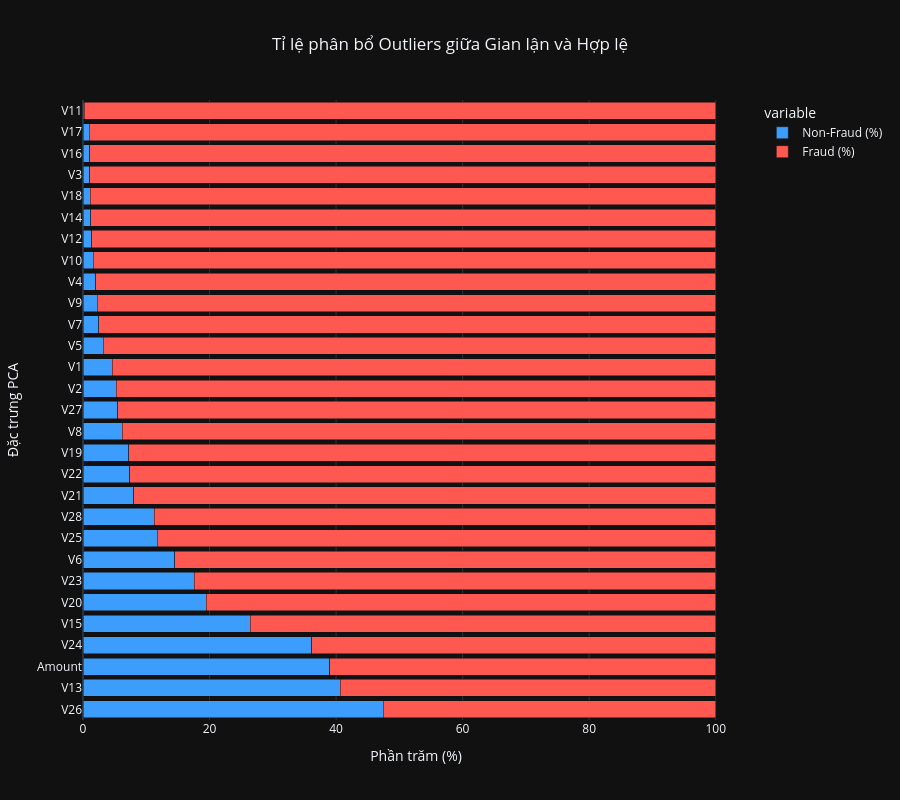

The notebook cell this image was saved under:
### Markdown cell above
1.   Hai đường cong tách rời nhau (Separated)
Đỉnh của đường Fraud nằm lệch hẳn so với đỉnh của đường Non-Fraud (ví dụ ở các biến $V14, V12, V17$) Biến này rất mạnh để dự đoán
2.   Hai đường cong trùng khít lên nhau (Overlapped)
Nếu hai đường gần như nhập làm một (ví dụ thường thấy ở $V13, V15, V22, V26$), thì biến đó rất "Yếu".
3.   Hình dáng đường cong (Skewness)
Nếu đường cong của Fraud nhọn và cao, trong khi Non-Fraud bè ra, điều đó cho thấy hành vi của tội phạm rất tập trung ở một dải giá trị nhất định, khác hẳn với sự đa dạng của người dùng bình thường.

### Code cell
features = df_eda.iloc[:, 1:-2]
z_scores_array = np.abs(stats.zscore(features))
outlier_mask = pd.DataFrame(z_scores_array > 3, columns=features.columns, index=features.index)
ol_df2 = outlier_mask.groupby(df_eda['Class']).sum().T
ol_df2.columns = ['Class 0', 'Class 1']

# 1. Tính toán tỉ lệ Outliers trên mỗi lớp (Ratio = Số Outliers / Tổng số mẫu của lớp đó)
# Giúp so sánh công bằng vì số lượng Class 0 lớn hơn Class 1 rất nhiều
count_0 = df_eda['Class'].value_counts()[0]
count_1 = df_eda['Class'].value_counts()[1]

ol_df2['Ratio 0'] = ol_df2['Class 0'] / count_0
ol_df2['Ratio 1'] = ol_df2['Class 1'] / count_1

# 2. Tính phần trăm đóng góp của mỗi lớp vào tổng "độ nhiễu" (Outlier Density)
total_ratio = ol_df2['Ratio 0'] + ol_df2['Ratio 1']
ol_df2['Non-Fraud (%)'] = (ol_df2['Ratio 0'] / total_ratio) * 100
ol_df2['Fraud (%)'] = (ol_df2['Ratio 1'] / total_ratio) * 100

# 3. Sắp xếp theo % Fraud để thấy đặc trưng nào "gian lận nhất" ở trên cùng
ol_df2 = ol_df2.sort_values(by='Fraud (%)', ascending=True)

# 4. Vẽ biểu đồ bằng Plotly Express (Cực kỳ đơn giản)
fig = px.bar(ol_df2,
             y=ol_df2.index,
             x=['Non-Fraud (%)', 'Fraud (%)'],
             orientation='h',
             title="Tỉ lệ phân bổ Outliers giữa Gian lận và Hợp lệ",
             color_discrete_map={'Non-Fraud (%)': colors[1], 'Fraud (%)': colors[0]},
             labels={'value': 'Phần trăm (%)', 'index': 'Đặc trưng PCA'},
             height=800)

fig.update_layout(barmode='stack', title_x=0.5, template='plotly_dark')
fig.show()

### Figure 1 — Plotly figure (JSON) as saved in the notebook; plotly's stock layout.template omitted (floating-point values rounded to 4 significant figures)
{"data": [{"hovertemplate": "variable=Non-Fraud (%)<br>Phần trăm (%)=%{x}<br>Đặc trưng PCA=%{y}<extra></extra>", "legendgroup": "Non-Fraud (%)", "marker": {"color": "#3d9dfc", "pattern": {"shape": ""}}, "name": "Non-Fraud (%)", "orientation": "h", "showlegend": true, "textposition": "auto", "type": "bar", "x": [47.48, 40.68, 39.01, 36.17, 26.47, 19.47, 17.62, 14.5, 11.76, 11.24, 8.028, 7.373, 7.214, 6.238, 5.452, 5.28, 4.608, 3.211, 2.464, 2.255, 2.007, 1.651, 1.398, 1.235, 1.182, 1.084, 1.047, 0.9964, 0.2346], "xaxis": "x", "y": ["V26", "V13", "Amount", "V24", "V15", "V20", "V23", "V6", "V25", "V28", "V21", "V22", "V19", "V8", "V27", "V2", "V1", "V5", "V7", "V9", "V4", "V10", "V12", "V14", "V18", "V3", "V16", "V17", "V11"], "yaxis": "y"}, {"hovertemplate": "variable=Fraud (%)<br>Phần trăm (%)=%{x}<br>Đặc trưng PCA=%{y}<extra></extra>", "legendgroup": "Fraud (%)", "marker": {"color": "#FF5851", "pattern": {"shape": ""}}, "name": "Fraud (%)", "orientation": "h", "showlegend": true, "textposition": "auto", "type": "bar", "x": [52.52, 59.32, 60.99, 63.83, 73.53, 80.53, 82.38, 85.5, 88.24, 88.76, 91.97, 92.63, 92.79, 93.76, 94.55, 94.72, 95.39, 96.79, 97.54, 97.75, 97.99, 98.35, 98.6, 98.77, 98.82, 98.92, 98.95, 99.0, 99.77], "xaxis": "x", "y": ["V26", "V13", "Amount", "V24", "V15", "V20", "V23", "V6", "V25", "V28", "V21", "V22", "V19", "V8", "V27", "V2", "V1", "V5", "V7", "V9", "V4", "V10", "V12", "V14", "V18", "V3", "V16", "V17", "V11"], "yaxis": "y"}], "layout": {"barmode": "stack", "height": 800, "legend": {"title": {"text": "variable"}, "tracegroupgap": 0}, "title": {"text": "Tỉ lệ phân bổ Outliers giữa Gian lận và Hợp lệ", "x": 0.5}, "xaxis": {"anchor": "y", "domain": [0, 1], "title": {"text": "Phần trăm (%)"}}, "yaxis": {"anchor": "x", "domain": [0, 1], "title": {"text": "Đặc trưng PCA"}}}}
